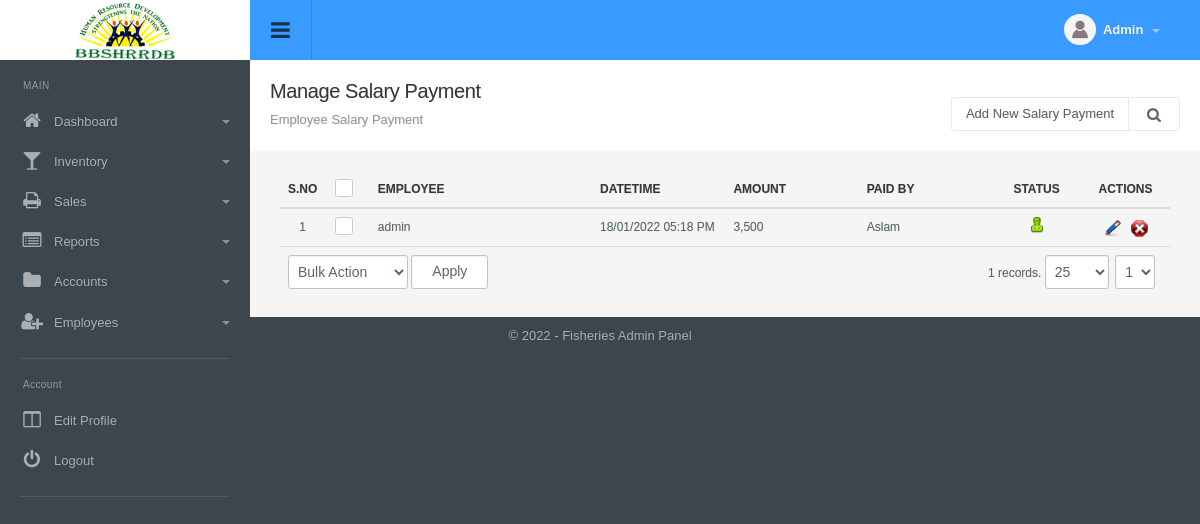
Screenshot of /salary_payment_manage.php (signed in) with the database file from the repository.
### tables this page shows
CREATE TABLE `config_variable` (
  `id` int(11) NOT NULL,
  `config_type_id` int(11) NOT NULL,
  `title` varchar(512) NOT NULL,
  `notes` varchar(512) NOT NULL,
  `type` varchar(200) NOT NULL,
  `default_values` text NOT NULL,
  `key` varchar(200) NOT NULL,
  `value` text NOT NULL,
  `sortorder` int(11) NOT NULL
);

CREATE TABLE `menu` (
  `id` int(11) NOT NULL,
  `title` varchar(100) NOT NULL,
  `url` varchar(100) NOT NULL,
  `parent_id` int(11) NOT NULL,
  `depth` int(1) NOT NULL,
  `sortorder` int(11) NOT NULL,
  `icon` varchar(200) NOT NULL,
  `small_icon` varchar(200) NOT NULL
);

CREATE TABLE `salary_payment` (
  `id` int(11) NOT NULL,
  `employee_id` int(11) NOT NULL,
  `salary_id` int(11) DEFAULT '0',
  `datetime_added` datetime NOT NULL,
  `amount` decimal(10,2) NOT NULL,
  `account_id` int(11) NOT NULL,
  `details` tinytext NOT NULL,
  `added_by` int(11) DEFAULT NULL,
  `status` int(1) NOT NULL DEFAULT '1',
  `ts` timestamp NOT NULL DEFAULT CURRENT_TIMESTAMP ON UPDATE CURRENT_TIMESTAMP
);

CREATE TABLE `account` (
  `id` int(11) NOT NULL,
  `title` varchar(50) NOT NULL,
  `type` int(11) NOT NULL,
  `description` varchar(1000) DEFAULT NULL,
  `balance` decimal(10,2) NOT NULL,
  `is_petty_cash` int(1) NOT NULL DEFAULT '0',
  `status` int(11) NOT NULL DEFAULT '1',
  `ts` timestamp NOT NULL DEFAULT CURRENT_TIMESTAMP ON UPDATE CURRENT_TIMESTAMP
);

### include/utility.php (called while the page is built, shortened)
<?php
function get_config($var){
	global $dblink;
	$sql="select value from config_variable where `key`='".slash($var)."'";
	$resConfig=doquery($sql,$dblink);
	if(numrows($resConfig)>0){
		while($rowConfig=dofetch($resConfig))
			return unslash($rowConfig["value"]);
	}
}
$site_title=get_config("site_title");
$file_upload_root="./uploads/";
function slash($str){
	if(!is_array($str))
		return utf8_encode(addslashes($str));
	else{
		for($i=0; $i<count($str); $i++)
			$str[$i]=slash($str[$i]);
		return $str;
	}
}
function unslash($str){
	return stripslashes(utf8_decode($str));
	}
function datetime_convert($date_added){
	return date("d/m/Y h:i A", strtotime($date_added));
}
function get_field($table_id, $table, $field_name='title'){
 	global $dblink;
 	$rs=doquery("select ".$field_name." from $table where id='".$table_id."'", $dblink);
 	if(numrows($rs)>0){
 		$r=dofetch($rs);
 		return unslash($r[$field_name]);
 	}
}
function curr_format($amount){
	return ($amount<0?'(':'').number_format(abs($amount), 0, '.',',').($amount<0?')':'');
}

### include/db.php (called while the page is built, shortened)
<?php
function doquery($qr,$lnk){
	@$res=mysqli_query($lnk,$qr) or die($qr." - ".mysqli_error($lnk));
	return $res;
}
function dofetch($rs){
	@$rec=mysqli_fetch_array($rs);
	return $rec;
}
function numrows($rs){
	return mysqli_num_rows($rs);
}

### modules/salary_payment/list.php (the view, shortened to what this page needs)
<?php
$extra='';
?>
<div class="page-header">
	<h1 class="title">Manage Salary Payment</h1>
  	<ol class="breadcrumb">
    	<li class="active">Employee Salary Payment</li>
  	</ol>
  	<div class="right">
    	<div class="btn-group" role="group" aria-label="...">
        	<a href="salary_payment_manage.php?tab=add" class="btn btn-light editproject">Add New Salary Payment</a>
            <a id="topstats" class="btn btn-light" href="#"><i class="fa fa-search"></i></a>
    	</div>
    </div>
</div>
<div class="panel-body table-responsive">
	<table class="table table-hover list">
    	<thead>
            <tr>
                <th width="5%" class="text-center">S.No</th>
                <th class="text-center" width="5%"><div class="checkbox checkbox-primary">
                    <label for="select_all"></label></div></th>
                <th width="25%">Employee</th>
                <th width="15%">Datetime</th>
                <th width="15%">Amount</th>
                <th width="15%">Paid By</th>
                <th width="10%" class="text-center">Status</th>
                <th width="10%" class="text-center">Actions</th>
            </tr>
        </thead>
        <tbody>
            <?php
            $sql="select * from salary_payment where 1 ".$extra." order by ts desc";
            $rs=show_page($rows, $pageNum, $sql);
            if(numrows($rs)>0){
                $sn=1;
                while($r=dofetch($rs)){
                    ?>
                    <tr>
                        <td class="text-center"><?php echo $sn;?></td>
                        <td class="text-center"><div class="checkbox margin-t-0 checkbox-primary">
                            <label for="<?php echo "rec_".$sn?>"></label></div>
                        </td>
                        <td><?php if($r["employee_id"]==0) echo "Default"; else echo get_field($r["employee_id"], "admin","name");?></td>
                        <td><?php echo datetime_convert($r["datetime_added"]); ?></td>
                        <td><?php echo curr_format(unslash($r["amount"])); ?></td>
                        <td><?php if($r["account_id"]==0) echo "Default"; else echo get_field($r["account_id"], "account","title");?></td>
                        <td class="text-center">
                            <a href="salary_payment_manage.php?id=<?php echo $r['id'];?>&tab=status&s=<?php echo ($r["status"]==0)?1:0;?>">
                                <?php
                                if($r["status"]==0){
                                    ?>
                                    <img src="images/offstatus.png" alt="Off" title="Set Status On">
                                    <?php
                                }
                                else{
                                    ?>
                                    <img src="images/onstatus.png" alt="On" title="Set Status Off">
                                    <?php
                                }
                                ?>
                            </a>
                        </td>
                        <td class="text-center">
                            	<a href="salary_payment_manage.php?tab=edit&id=<?php echo $r['id'];?>"><img title="Edit Record" alt="Edit" src="images/edit.png"></a>&nbsp;&nbsp;
                            	<a onclick="return confirm('Are you sure you want to delete')" href="salary_payment_manage.php?id=<?php echo $r['id'];?>&amp;tab=delete"><img title="Delete Record" alt="Delete" src="images/delete.png"></a>
                        </td>
                    </tr>
                    <?php
                    $sn++;
                }
                ?>
                <tr>
                    <td colspan="5" class="actions">
                        <select name="bulk_action" class="" id="bulk_action" title="Choose Action">
                            <option value="null">Bulk Action</option>
                        </select>
                        <input type="button" name="apply" value="Apply" id="apply_bulk_action" class="btn btn-light" title="Apply Action"  />
                    </td>
                    <td colspan="3" class="paging" title="Paging" align="right"><?php echo pages_list($rows, "salary_payment", $sql, $pageNum)?></td>
                </tr>
                <?php
            }
            else{
                ?>
                <tr>
                    <td colspan="8"  class="no-record">No Result Found</td>
                </tr>
                <?php
            }
            ?>
        </tbody>
     </table>
</div>

### include/header.php (shortened to what this page needs)
<!DOCTYPE html PUBLIC "-//W3C//DTD XHTML 1.0 Transitional//EN" "http://www.w3.org/TR/xhtml1/DTD/xhtml1-transitional.dtd">
<html xmlns="http://www.w3.org/1999/xhtml">
<head>
<link type="text/css" rel="stylesheet" href="css/font-awesome.min.css" />
<link type="text/css" rel="stylesheet" href="css/font-awesome.css" />
<link type="text/css" rel="stylesheet"  href="css/bootstrap.css" />
<link rel="stylesheet" href="css/bootstrap-datetimepicker.min.css" />
<link type="text/css" rel="stylesheet"  href="css/awesome-bootstrap-checkbox.css" />
<link href="css/general.css" type="text/css" rel="stylesheet" />
<link type="text/css" rel="stylesheet"  href="css/style.css" />
</head>
<body>
	<div id="wrapper" class="round_corners">
    	<div id="top" class="clearfix">
            <div class="applogo">
                <a href="index.php" class="logo"><?php $admin_logo=get_config("admin_logo"); if(empty($admin_logo)) echo $site_title; else { ?><img src="<?php echo $file_upload_root;?>config/<?php echo $admin_logo?>" /><?php }?></a>
            </div>
            <a class="sidebar-open-button" href="#"><i class="fa fa-bars"></i></a>
            <ul class="top-right">
            	<li class="dropdown link">
                	<a class="dropdown-toggle profilebox" data-toggle="dropdown" href="#">
                    	<img alt="img" src="images/profileimg-default.png">
                        <b><?php echo ucfirst((isset($_SESSION["logged_in_admin"]) && $_SESSION["logged_in_admin"]!="")?$_SESSION["logged_in_admin"]["name"]:"Guest");?></b>
                        <span class="caret"></span>
                    </a>
                </li>
           </ul>
        </div>
        <div class="sidebar clearfix">
       		<ul class="sidebar-panel nav">
  				<li class="sidetitle">MAIN</li>
				<?php
					$parents=doquery("select * from menu where parent_id=0 order by sortorder",$dblink);
					if(numrows($parents)>0){
						while($parent=dofetch($parents)){
						?>
						<li>
                        	<a href="<?php echo unslash($parent["url"])?>"><span class="icon color5"><i class="fa fa-<?php echo unslash($parent["small_icon"])?>"></i></span><?php echo unslash($parent["title"])?>
							<?php
								$submenus=doquery("select * from menu where parent_id='".$parent["id"]."' order by sortorder",$dblink);
								if(numrows($submenus)>0){
									?>
                                <span class="caret"></span></a>
                                <?php
                            }
							else{
								echo "</a>";
							}
							?>
						</li>
						<?php
					}
				}
				?>
         	</ul>
            <ul class="sidebar-panel nav">
                <li class="sidetitle">Account</li>
                <li><a href="admin_manage.php?tab=edit&id=<?php echo $_SESSION["logged_in_admin"]["id"]?>"><span class="icon color15"><i class="fa fa-columns"></i></span>Edit Profile</a></li>
                <li><a href="logout.php"><span class="icon color12"><i class="fa falist fa-power-off"></i></span>Logout</a></li>
            </ul>
	    </div>
		<div class="content">

### include/footer.php (shortened to what this page needs)
<div id="footer" class="bottom_round_corners">
	<div id="footer_content">
    	<address>&copy; <?php echo date("Y");?> - <?php echo $site_title; ?> Admin Panel</address>
    </div>
</div>
<link href="js/fancybox/jquery.fancybox.css" rel="stylesheet" type="text/css" />
<link href="js/chosen/chosen.css" rel="stylesheet" type="text/css" />
<?php include("include/upload_center.php");?>
</body>
</html>

### rows the page displays
config_variable: value (picture)
menu: title "Dashboard"
menu: title "Inventory"
menu: title "Sales"
menu: title "Reports"
menu: title "Accounts"
menu: title "Employees"
salary_payment: employee.name "admin", datetime_added "18/01/2022 05:18 PM", amount "3,500", account.title "Aslam", status 1 (drawn)
config_variable: value "Fisheries"

### other values shown
pages_list($rows, "salary_payment", $sql, $pageNum) "1 records."
form field page "1"
